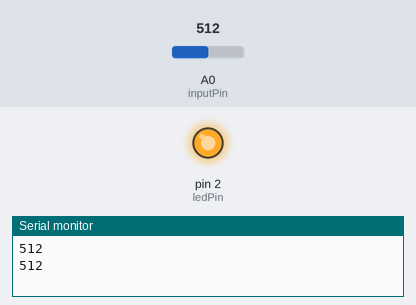
The sketch below on a simulated Arduino Uno, built with avr-gcc and run on an emulated ATmega328P. Shown: output pins drawn as LEDs (lit = HIGH), the last lines printed to the serial monitor. The inputs (shaded band) are chosen by the test bench; at power-on: A0 (inputPin) = 512.

Above: at 1.8 s.
1.9 s: A0 (inputPin) set to 110
3.4 s: A0 (inputPin) set to 94
At 5.0 s:
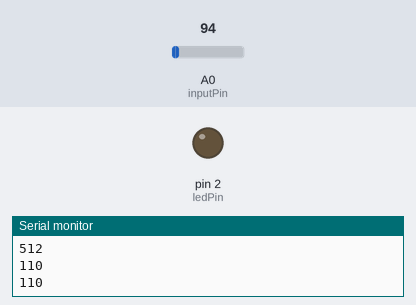
5.5 s: A0 (inputPin) set to 122
At 6.1 s:
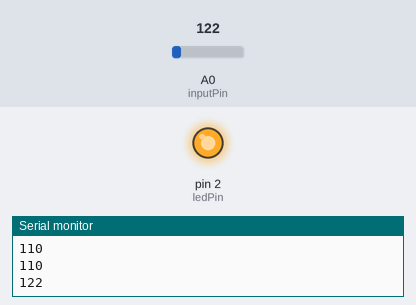
7.0 s: A0 (inputPin) set to 90
At 8.8 s:
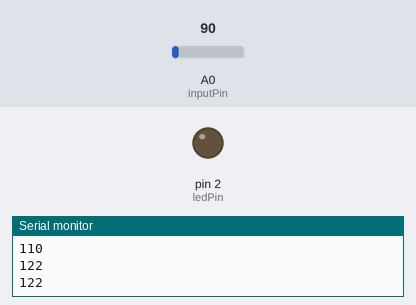
Timing chart, 0 to 10.0 s (numbered marks = the images above; inputs shaded):
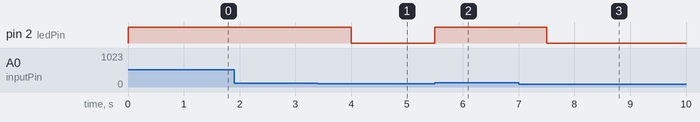

Measured:
- the behaviour switches between 101 and 100 on A0 (inputPin) (found by bisection; images 0 and 1)
- after the input at 3.4 s, pin 2 (ledPin): HIGH → LOW after 0.60 s
- after the input at 5.5 s, pin 2 (ledPin): LOW → HIGH at once
- after the input at 7.0 s, pin 2 (ledPin): HIGH → LOW after 0.50 s

The sketch:

SoundDetecter.ino
```cpp
// Defines the analog input pin for the noise reciver
int inputPin = A0;

// Pin for the LED
int ledPin = 2;
// Varibel for sensor value
int sensorValue = 0;

void setup(){
 Serial.begin(9600);

 pinMode(ledPin, OUTPUT);
 // sets the analog input pin
 //pinMode(inputPin, INPUT);
}

void loop() {
 // Turns the LED off
 digitalWrite(ledPin, LOW);

 sensorValue = analogRead(inputPin);
 //Serial.println(sensorValue);
 //delay(100);

 // If the sensorValue is above 100, turn on LED
  if (sensorValue > 100)
  {
    Serial.println(sensorValue);
    digitalWrite(ledPin, HIGH);
    delay(1000);
  }
}
```
